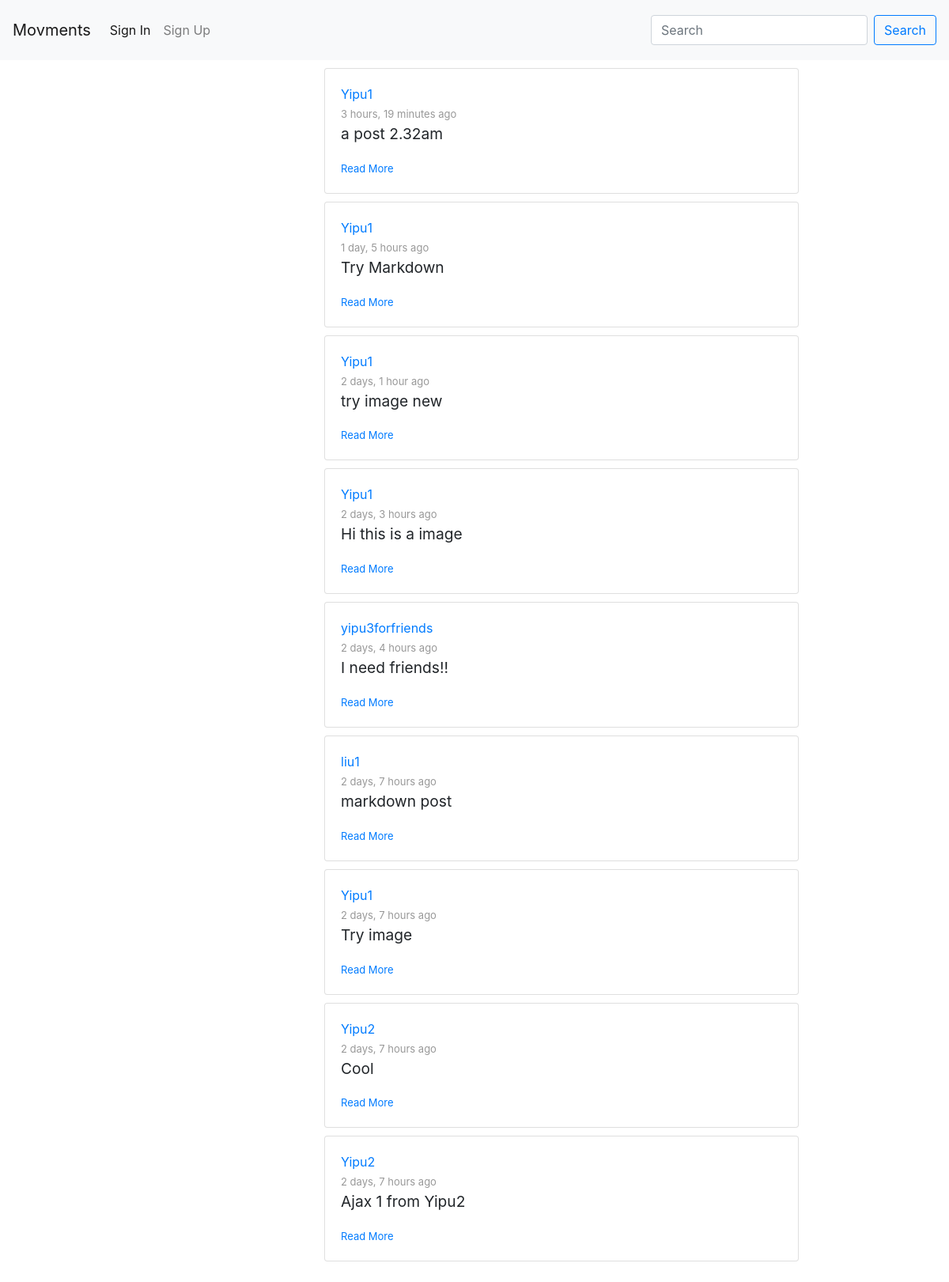
/posts/, run on the app's committed database.
### posting/models.py (models this page shows, shortened)
class Post(models.Model):
    id = models.UUIDField(primary_key=True, default=uuid.uuid4, max_length=50, editable=False)
    author = models.ForeignKey(Author, on_delete=models.CASCADE)
    title = models.CharField(max_length=100)
    contentType = models.CharField(max_length=20, default = 'text/plain', choices=CONTENT_TYPE)
    origin = models.CharField(default="",max_length=200, editable=False)
    source = models.CharField(max_length=200, blank=True)
    content = models.TextField()
    categories = models.CharField(max_length=200, blank=True)
    unlisted = models.BooleanField(default=False, choices=UNLISTED)
    published = models.DateTimeField('date posted', auto_now_add=True, blank=True)
    visibility = models.CharField(max_length=10, default = 'PUBLIC', choices=POST_VISIBILITY)
    visibleTo = models.TextField(blank=True)

### accounts/models.py (models this page shows, shortened)
class Author(AbstractBaseUser):
    email=models.EmailField(
        verbose_name='email address',
        max_length=60,
        unique=True,
    )
    id = models.CharField(primary_key=True, default=uuid.uuid4().urn[9:], editable=False,max_length=100,unique=True)
    displayName = models.CharField(max_length=30)
    lastName = models.CharField(max_length=30, blank=True)
    firstName = models.CharField(max_length=30, blank=True)
    host = models.CharField(default=settings.HOSTNAME, max_length=100)
    url = models.CharField(default="", max_length=100)
    avatar = models.ImageField(upload_to='avatar/', default = 'avatar/default-avatar.png', blank=True, null=True)
    github = models.URLField(default="", max_length=100, null=True)
    bio = models.CharField(default="This guy is too lazy to write a bio...", max_length=200, blank=True, null=True)
    date_joined=models.DateField(verbose_name="date joined", auto_now=True)
    last_login=models.DateField(verbose_name="last login", auto_now=True)
    active=models.BooleanField(default=True)
    activated=models.BooleanField(default=False)
    node=models.BooleanField(default=False)
    admin=models.BooleanField(default=False)
    share=models.BooleanField(default=False)
    share_image=models.BooleanField(default=False)
    objects = AuthorManager()
    USERNAME_FIELD = 'email'
    REQUIRED_FIELDS = ['displayName', ]

### posting/views.py (the view, shortened to what this page needs)
# urls.py: path('posts/', APIviews.ViewPublicPosts.as_view(), name='view public posts'),
class ViewPublicPosts(APIView):
    permission_classes = [IsActivatedOrReadOnly]
    def get(self, request, format=None):
        try:
            posts = getVisiblePosts(request.user)
            posts.sort(key=lambda x: x.published, reverse=True)
            context = {
                'post_list': posts[:20],
            }
            return render(request, "posting/stream.html", context)
        except Exception as e:
            print(e)
            return HttpResponseServerError(e)

### accounts/permissions.py (called while the page is built)
    def has_permission(self, request, view):
        if request.method in self.safe_method:
            return True
        if request.user:
            return request.user.is_activated
        return False

### posting/helper_functions.py (called while the page is built, shortened)
def getVisiblePosts(requester, author=None):
    result = set()
    if requester.is_anonymous or requester.host != settings.HOSTNAME:
        if author:
            return list(Post.objects.filter(author=author, visibility='PUBLIC', unlisted=False).order_by('-published'))
        else:
            return list(Post.objects.filter(visibility='PUBLIC', unlisted=False).order_by('-published'))

### posting/templates/posting/stream.html (shortened to what this page needs)
{% extends 'posting/homepage.html' %}
{% block content %}
    <ul>
    {% if post_list %}
            {% for post in post_list %}
            <li>
                {% include 'posting/post-inline-view.html' with post=post %}
            </li>
            {% endfor %}
        </ul>
    {% endif %}
{% endblock %}

### posting/templates/posting/post-inline-view.html
<div class="card" style="width:600px">
    <div class="card-body">
      <a class="displa-name" href="{% url 'accounts:view profile' post.author.id %}">{{post.author.displayName}}</a>
      <br>
      <span id="timestamp">{{ post.published|timesince }} ago</span>
      <div class="card-title">
          <p style="font-size: larger;">{{ post.title }}</p></p>
      </div>
      <a  class="" href="{% url 'posting:view post details' post.id %}" style="font-size: small;" >Read More</a>
    </div>
</div>

### posting/templates/posting/base.html (style rules this page uses)
ul { padding: 0; list-style-type: none; }
li { padding: 0; list-style-type: none; margin-top: 10px; margin-bottom: 10px; }
#timestamp { font-size: small; color:#989898; }
.card { margin-top: 10px; }

### data on the page
Post: author.displayName "Yipu1", published "3 hours, 19 minutes", title "a post 2.32am"
Post: author.displayName "Yipu1", published "1 day, 5 hours", title "Try Markdown"
Post: author.displayName "Yipu1", published "2 days, 1 hour", title "try image new"
Post: author.displayName "Yipu1", published "2 days, 3 hours", title "Hi this is a image"
Post: author.displayName "yipu3forfriends", published "2 days, 4 hours", title "I need friends!!"
Post: author.displayName "liu1", published "2 days, 7 hours", title "markdown post"
Post: author.displayName "Yipu1", published "2 days, 7 hours", title "Try image"
Post: author.displayName "Yipu2", published "2 days, 7 hours", title "Cool"
Post: author.displayName "Yipu2", published "2 days, 7 hours", title "Ajax 1 from Yipu2"
